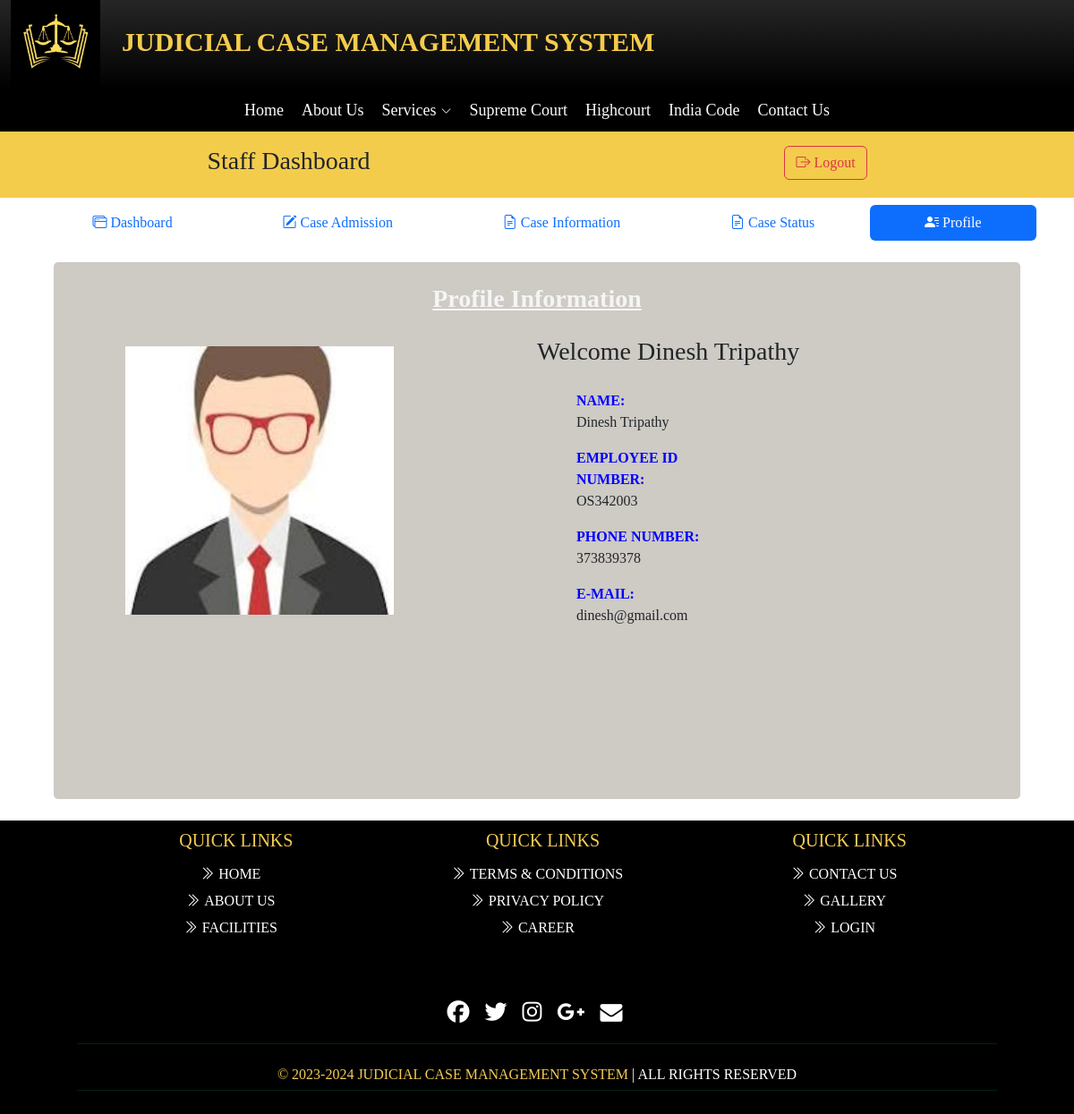
/Staff/profile.php (signed in), run on the app's committed database.
### tables this page shows
CREATE TABLE `staff_info` (
  `slno` int(11) NOT NULL,
  `s_regd` varchar(10) NOT NULL,
  `s_name` varchar(50) NOT NULL,
  `s_email` varchar(50) NOT NULL,
  `s_phn` bigint(12) NOT NULL,
  `s_pass` varchar(50) NOT NULL,
  `s_path` varchar(50) NOT NULL,
  `status` int(2) NOT NULL DEFAULT 1
);

### Staff/profile.php (the view, shortened to what this page needs)
<?php
include '../dbcon.php';
$is = $_SESSION['username'];
$sql = "select * from `staff_info` where  `s_email` = '$is' ";
$result = mysqli_query($con, $sql);
if (mysqli_num_rows($result) > 0) {
    while ($row = mysqli_fetch_array($result)) {
        $Name = $row['s_name'];
        $Regd = $row['s_regd'];
        $a = $row['s_phn'];
        $email = $row['s_email'];
        $img = $row['s_path'];
    }
} else {
    echo "Unable to Show your Information";
}
?>
<!DOCTYPE html>
<html lang="en">
<head>
</head>
<body>
    <?php include 'head.php'; ?>
    <?php include 's_nav.php'; ?>
    <div class="container boxtbl">
        <h3 class="text-center underline" style="color:whitesmoke; font-weight:700;"><u>Profile Information</u></h3>
        <section class="section about-section gray-bg" id="about">
            <div class="container">
                <div class="row align-items-center flex-row-reverse">
                    <div class="col-lg-6">
                        <div class="about-text go-to">
                            <h3 class="dark-color" style="line-height: 70px;">Welcome <?php echo $Name; ?></h3>
                            <div class="row about-list">
                                <div class="col-md-6">
                                    <div class="media">
                                        <label>NAME:</label>
                                        <p><?php echo $Name; ?></p>
                                    </div>
                                    <div class="media">
                                        <label>EMPLOYEE ID NUMBER:</label>
                                        <p><?php echo $Regd; ?></p>
                                    </div>
                                    <div class="media">
                                        <label>PHONE NUMBER:</label>
                                        <p><?php echo $a; ?></p>
                                    </div>
                                    <div class="media">
                                        <label>E-MAIL:</label>
                                        <p><?php echo $email; ?></p>
                                    </div>
                                </div>
                            </div>
                        </div>
                    </div>
                    <div class="col-lg-6">
                        <div class="about-avatar">
                            <img src="<?php echo $img; ?>" height="300" width="300" alt="profile">
                        </div>
                    </div>
                </div>
            </div>
        </section>
    </div>
    <?php include 'foot.php'; ?>
</body>
</html>

### assets/css/nav.css (style rules this page uses)
body { font-family: Georgia, 'Cambria'; }
.boxtbl { padding: 2%; margin: 2% auto; width: 60%; background: rgb(206, 202, 196) !important; border-radius: 5px; }
*, *::before, *::after { box-sizing: border-box; }
.row { --bs-gutter-x: -5.5rem; }

### Staff/profile.php (style rules this page uses)
label { color: blue; font-weight: 700; }
.boxtbl { height: 600px; }

### Staff/head.php (style rules this page uses)
.boxtbl { padding: 2%; margin: 2% auto; width: 90%; background: rgb(206, 202, 196) !important; border-radius: 5px; }

### data on the page
staff_info: s_name "Dinesh Tripathy", s_regd "OS342003", s_phn "373839378", s_email "dinesh@gmail.com", s_path (picture)
